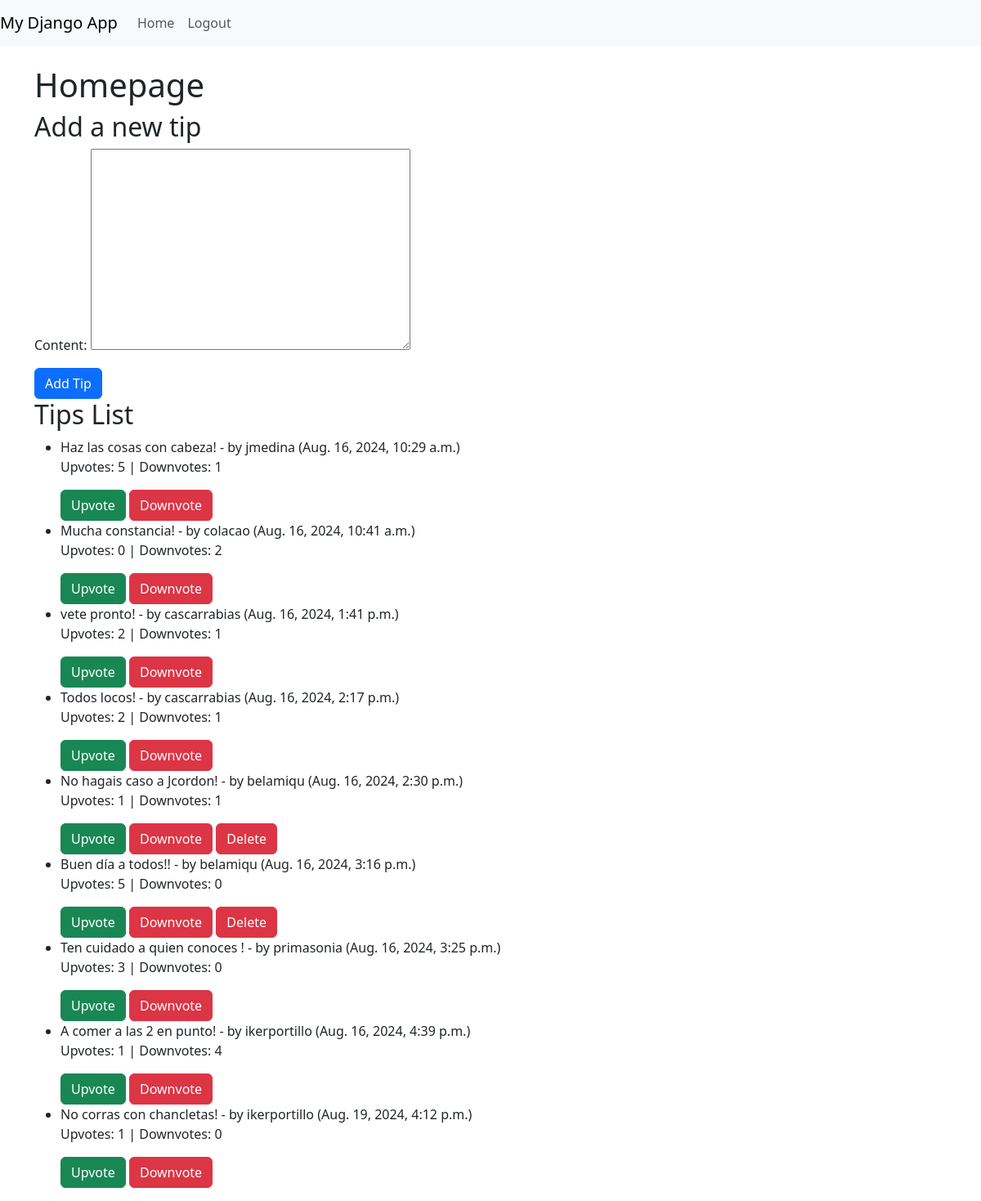
The app's page / (signed in) with its own data.
### ex/models.py (models this page shows, shortened)
class Tip(models.Model):
    content = models.TextField()
    author = models.ForeignKey(AUser, on_delete=models.CASCADE)
    date_created = models.DateTimeField(auto_now_add=True)
    upvotes = models.ManyToManyField(AUser, related_name='upvoted_tips', blank=True)
    downvotes = models.ManyToManyField(AUser, related_name='downvoted_tips', blank=True)
    class Meta:
        permissions = [
            ("can_delete_tip", "Can delete tip"),
        ]
    def upvotes_count(self):
        return self.upvotes.count()
    def downvotes_count(self):
        return self.downvotes.count()

class AUser(AbstractUser):
    pass

### ex/views.py (the view)
# urls.py: path('', views.homepage, name='homepage'),
def homepage(request):
    if request.method == 'POST' and request.user.is_authenticated:
        form = TipForm(request.POST)
        if form.is_valid():
            tip = form.save(commit=False)
            tip.author = request.user
            tip.save()
            return redirect('homepage')
    else:
        form = TipForm()
    tips = Tip.objects.all()
    return render(request, 'ex/homepage.html', {'form': form, 'tips': tips})

### ex/forms.py
class TipForm(forms.ModelForm):
    class Meta:
        model = Tip
        fields = ['content']

### ex/templates/ex/homepage.html (shortened to what this page needs)
{% extends 'ex/base.html' %}
{% block content %}
    <h1>Homepage</h1>
    {% if user.is_authenticated %}
        <h2>Add a new tip</h2>
        <form method="post" action="{% url 'homepage' %}">
            {{ form.as_p }}
            <button type="submit" class="btn btn-primary">Add Tip</button>
        </form>
    {% endif %}
    <h2>Tips List</h2>
    <ul>
        {% for tip in tips %}
            <li>
                {{ tip.content }} - by {{ tip.author.username }} ({{ tip.date_created }})
                <p>Upvotes: {{ tip.upvotes_count }} | Downvotes: {{ tip.downvotes_count }}</p>
                {% if user.is_authenticated %}
                    <form method="post" action="{% url 'upvote_tip' tip.id %}" style="display:inline;">
                        <button type="submit" class="btn btn-success">Upvote</button>
                    </form>
                    <form method="post" action="{% url 'downvote_tip' tip.id %}" style="display:inline;">
                        <button type="submit" class="btn btn-danger">Downvote</button>
                    </form>
                    {% if user == tip.author %}
                        <form method="post" action="{% url 'delete_tip' tip.id %}" style="display:inline;">
                            <button type="submit" class="btn btn-danger">Delete</button>
                        </form>
                    {% endif %}
                {% endif %}
            </li>
        {% empty %}
            <li>No tips available.</li>
        {% endfor %}
    </ul>
{% endblock %}

### records on screen
Tip: content "Haz las cosas con cabeza!", author.username "jmedina", date_created "Aug. 16, 2024, 10:29 a.m.", upvotes_count "5", downvotes_count "1"
Tip: content "Mucha constancia!", author.username "colacao", date_created "Aug. 16, 2024, 10:41 a.m.", upvotes_count "0", downvotes_count "2"
Tip: content "vete pronto!", author.username "cascarrabias", date_created "Aug. 16, 2024, 1:41 p.m.", upvotes_count "2", downvotes_count "1"
Tip: content "Todos locos!", author.username "cascarrabias", date_created "Aug. 16, 2024, 2:17 p.m.", upvotes_count "2", downvotes_count "1"
Tip: content "No hagais caso a Jcordon!", author.username "belamiqu", date_created "Aug. 16, 2024, 2:30 p.m.", upvotes_count "1", downvotes_count "1", shows "Delete"
Tip: content "Buen día a todos!!", author.username "belamiqu", date_created "Aug. 16, 2024, 3:16 p.m.", upvotes_count "5", downvotes_count "0", shows "Delete"
Tip: content "Ten cuidado a quien conoces !", author.username "primasonia", date_created "Aug. 16, 2024, 3:25 p.m.", upvotes_count "3", downvotes_count "0"
Tip: content "A comer a las 2 en punto!", author.username "ikerportillo", date_created "Aug. 16, 2024, 4:39 p.m.", upvotes_count "1", downvotes_count "4"
Tip: content "No corras con chancletas!", author.username "ikerportillo", date_created "Aug. 19, 2024, 4:12 p.m.", upvotes_count "1", downvotes_count "0"
